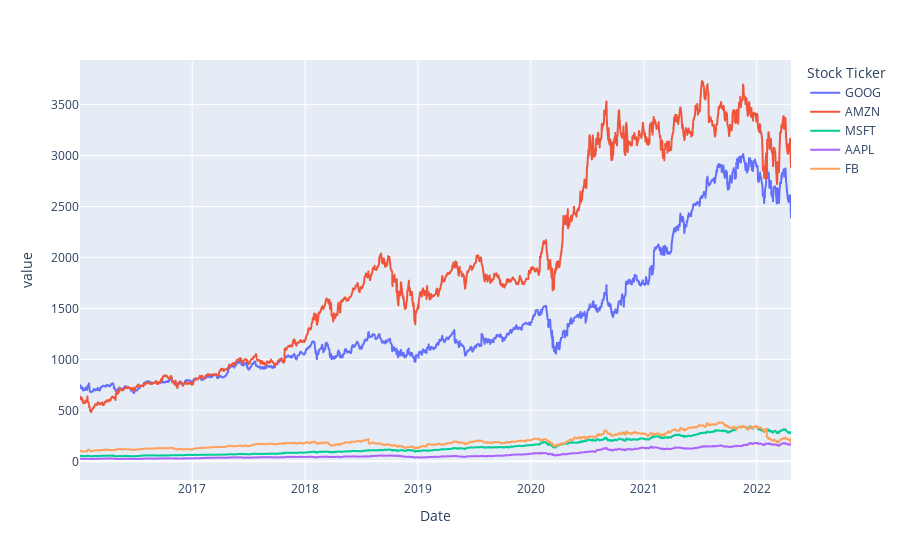

The cell this chart's notebook holds for it:
### Code cell
plt.figure(figsize=(20,10))
fig = px.line(c)
fig.show()

### Figure 1 — Plotly figure (JSON) as saved in the notebook; plotly's stock layout.template omitted (floating-point values rounded to 4 significant figures; data arrays with more than 128 entries replaced by an {"elided": "..."} marker saying what was removed)
{"data": [{"hovertemplate": "Stock Ticker=GOOG<br>Date=%{x}<br>value=%{y}<extra></extra>", "legendgroup": "GOOG", "line": {"color": "#636efa", "dash": "solid"}, "marker": {"symbol": "circle"}, "mode": "lines", "name": "GOOG", "showlegend": true, "type": "scattergl", "x": {"elided": "1588 str values"}, "xaxis": "x", "y": {"elided": "1588 float values"}, "yaxis": "y"}, {"hovertemplate": "Stock Ticker=AMZN<br>Date=%{x}<br>value=%{y}<extra></extra>", "legendgroup": "AMZN", "line": {"color": "#EF553B", "dash": "solid"}, "marker": {"symbol": "circle"}, "mode": "lines", "name": "AMZN", "showlegend": true, "type": "scattergl", "x": {"elided": "1588 str values"}, "xaxis": "x", "y": {"elided": "1588 float values"}, "yaxis": "y"}, {"hovertemplate": "Stock Ticker=MSFT<br>Date=%{x}<br>value=%{y}<extra></extra>", "legendgroup": "MSFT", "line": {"color": "#00cc96", "dash": "solid"}, "marker": {"symbol": "circle"}, "mode": "lines", "name": "MSFT", "showlegend": true, "type": "scattergl", "x": {"elided": "1588 str values"}, "xaxis": "x", "y": {"elided": "1588 float values"}, "yaxis": "y"}, {"hovertemplate": "Stock Ticker=AAPL<br>Date=%{x}<br>value=%{y}<extra></extra>", "legendgroup": "AAPL", "line": {"color": "#ab63fa", "dash": "solid"}, "marker": {"symbol": "circle"}, "mode": "lines", "name": "AAPL", "showlegend": true, "type": "scattergl", "x": {"elided": "1588 str values"}, "xaxis": "x", "y": {"elided": "1588 float values"}, "yaxis": "y"}, {"hovertemplate": "Stock Ticker=FB<br>Date=%{x}<br>value=%{y}<extra></extra>", "legendgroup": "FB", "line": {"color": "#FFA15A", "dash": "solid"}, "marker": {"symbol": "circle"}, "mode": "lines", "name": "FB", "showlegend": true, "type": "scattergl", "x": {"elided": "1588 str values"}, "xaxis": "x", "y": {"elided": "1588 float values"}, "yaxis": "y"}], "layout": {"legend": {"title": {"text": "Stock Ticker"}, "tracegroupgap": 0}, "margin": {"t": 60}, "xaxis": {"anchor": "y", "domain": [0, 1], "title": {"text": "Date"}}, "yaxis": {"anchor": "x", "domain": [0, 1], "title": {"text": "value"}}}}
